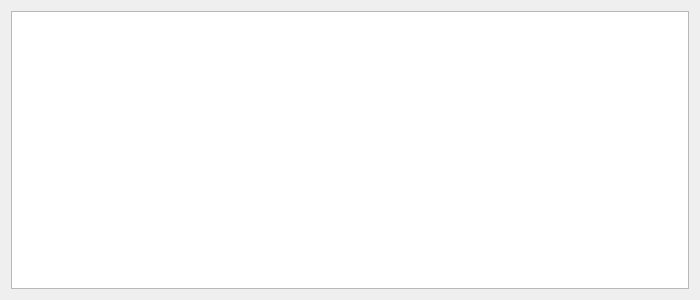
<?xml version="1.0" encoding="UTF-8"?>
<ui version="4.0">
 <class>LogWidget</class>
 <widget class="QWidget" name="LogWidget">
  <property name="windowModality">
   <enum>Qt::WindowModal</enum>
  </property>
  <property name="geometry">
   <rect>
    <x>0</x>
    <y>0</y>
    <width>700</width>
    <height>300</height>
   </rect>
  </property>
  <property name="sizePolicy">
   <sizepolicy hsizetype="Preferred" vsizetype="Preferred">
    <horstretch>0</horstretch>
    <verstretch>0</verstretch>
   </sizepolicy>
  </property>
  <property name="minimumSize">
   <size>
    <width>700</width>
    <height>300</height>
   </size>
  </property>
  <property name="windowTitle">
   <string>日志</string>
  </property>
  <property name="windowIcon">
   <iconset>
    <normaloff>TWTools.ico</normaloff>TWTools.ico</iconset>
  </property>
  <property name="autoFillBackground">
   <bool>true</bool>
  </property>
  <layout class="QGridLayout" name="gridLayout">
   <item row="0" column="0">
    <widget class="QPlainTextEdit" name="logText">
     <property name="sizePolicy">
      <sizepolicy hsizetype="Preferred" vsizetype="MinimumExpanding">
       <horstretch>0</horstretch>
       <verstretch>0</verstretch>
      </sizepolicy>
     </property>
     <property name="lineWrapMode">
      <enum>QPlainTextEdit::NoWrap</enum>
     </property>
     <property name="readOnly">
      <bool>true</bool>
     </property>
     <property name="plainText">
      <string/>
     </property>
     <property name="centerOnScroll">
      <bool>false</bool>
     </property>
    </widget>
   </item>
  </layout>
 </widget>
 <resources/>
 <connections/>
</ui>
